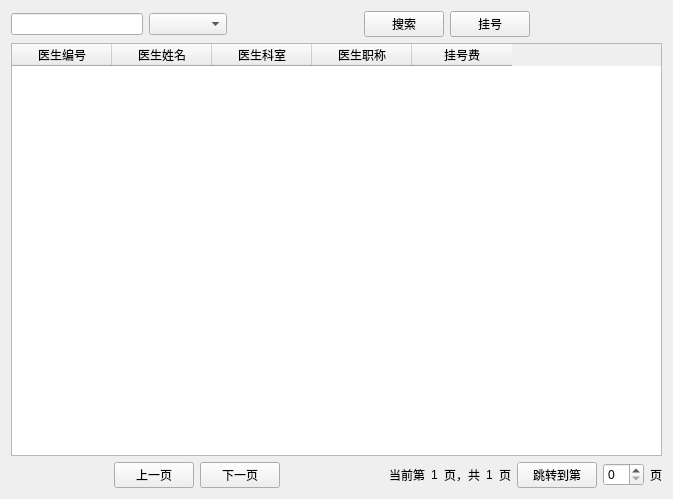
<?xml version="1.0" encoding="UTF-8"?>
<ui version="4.0">
 <class>Form</class>
 <widget class="QWidget" name="Form">
  <property name="geometry">
   <rect>
    <x>0</x>
    <y>0</y>
    <width>673</width>
    <height>499</height>
   </rect>
  </property>
  <property name="windowTitle">
   <string>Form</string>
  </property>
  <layout class="QVBoxLayout" name="verticalLayout">
   <item>
    <layout class="QHBoxLayout" name="horizontalLayout">
     <item>
      <widget class="QLineEdit" name="lineEdit"/>
     </item>
     <item>
      <widget class="QComboBox" name="comboBox">
       <item>
        <property name="text">
         <string/>
        </property>
       </item>
       <item>
        <property name="text">
         <string>医生姓名</string>
        </property>
       </item>
       <item>
        <property name="text">
         <string>医生编号</string>
        </property>
       </item>
       <item>
        <property name="text">
         <string>医生科室</string>
        </property>
       </item>
       <item>
        <property name="text">
         <string>医生职称</string>
        </property>
       </item>
      </widget>
     </item>
     <item>
      <spacer name="horizontalSpacer">
       <property name="orientation">
        <enum>Qt::Horizontal</enum>
       </property>
       <property name="sizeHint" stdset="0">
        <size>
         <width>40</width>
         <height>20</height>
        </size>
       </property>
      </spacer>
     </item>
     <item>
      <widget class="QPushButton" name="pushButton_search">
       <property name="text">
        <string>搜索</string>
       </property>
      </widget>
     </item>
     <item>
      <widget class="QPushButton" name="pushButton_guahao">
       <property name="text">
        <string>挂号</string>
       </property>
      </widget>
     </item>
     <item>
      <spacer name="horizontalSpacer_2">
       <property name="orientation">
        <enum>Qt::Horizontal</enum>
       </property>
       <property name="sizeHint" stdset="0">
        <size>
         <width>40</width>
         <height>20</height>
        </size>
       </property>
      </spacer>
     </item>
    </layout>
   </item>
   <item>
    <widget class="QTableWidget" name="tableWidget">
     <column>
      <property name="text">
       <string>医生编号</string>
      </property>
     </column>
     <column>
      <property name="text">
       <string>医生姓名</string>
      </property>
     </column>
     <column>
      <property name="text">
       <string>医生科室</string>
      </property>
     </column>
     <column>
      <property name="text">
       <string>医生职称</string>
      </property>
     </column>
     <column>
      <property name="text">
       <string>挂号费</string>
      </property>
     </column>
    </widget>
   </item>
   <item>
    <layout class="QHBoxLayout" name="horizontalLayout_2">
     <item>
      <spacer name="horizontalSpacer_3">
       <property name="orientation">
        <enum>Qt::Horizontal</enum>
       </property>
       <property name="sizeHint" stdset="0">
        <size>
         <width>40</width>
         <height>20</height>
        </size>
       </property>
      </spacer>
     </item>
     <item>
      <widget class="QPushButton" name="pushButton_front">
       <property name="text">
        <string>上一页</string>
       </property>
      </widget>
     </item>
     <item>
      <widget class="QPushButton" name="pushButton_after">
       <property name="text">
        <string>下一页</string>
       </property>
      </widget>
     </item>
     <item>
      <spacer name="horizontalSpacer_4">
       <property name="orientation">
        <enum>Qt::Horizontal</enum>
       </property>
       <property name="sizeHint" stdset="0">
        <size>
         <width>40</width>
         <height>20</height>
        </size>
       </property>
      </spacer>
     </item>
     <item>
      <widget class="QLabel" name="label">
       <property name="text">
        <string>当前第</string>
       </property>
      </widget>
     </item>
     <item>
      <widget class="QLabel" name="label_cur">
       <property name="text">
        <string>1</string>
       </property>
      </widget>
     </item>
     <item>
      <widget class="QLabel" name="label_3">
       <property name="text">
        <string>页，共</string>
       </property>
      </widget>
     </item>
     <item>
      <widget class="QLabel" name="label_sum">
       <property name="text">
        <string>1</string>
       </property>
      </widget>
     </item>
     <item>
      <widget class="QLabel" name="label_5">
       <property name="text">
        <string>页</string>
       </property>
      </widget>
     </item>
     <item>
      <widget class="QPushButton" name="pushButton_skip">
       <property name="text">
        <string>跳转到第</string>
       </property>
      </widget>
     </item>
     <item>
      <widget class="QSpinBox" name="spinBox"/>
     </item>
     <item>
      <widget class="QLabel" name="label_6">
       <property name="text">
        <string>页</string>
       </property>
      </widget>
     </item>
    </layout>
   </item>
  </layout>
 </widget>
 <resources/>
 <connections/>
</ui>
